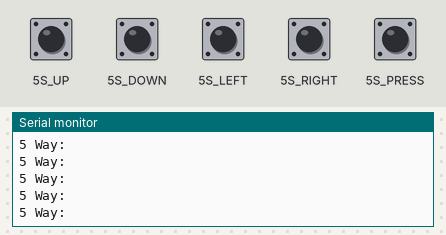
The sketch below on a simulated Seeed Wio Terminal. On the bench: the last lines printed to the serial monitor. The test bench sets the inputs (shaded band); at power-on: 5S_DOWN, 5S_LEFT, 5S_PRESS, 5S_RIGHT, 5S_UP HIGH.

Above: at 1.2 s.
1.3 s: 5S_UP pulled LOW for 0.25 s
At 1.56 s:
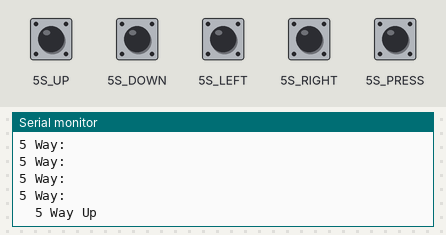
3.0 s: 5S_DOWN pulled LOW for 0.25 s
At 3.16 s:
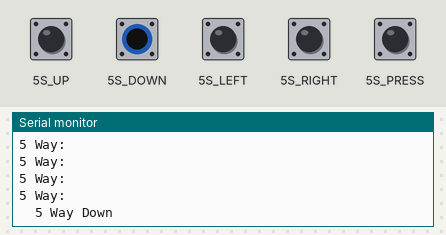
4.7 s: 5S_LEFT pulled LOW for 0.25 s
At 4.96 s:
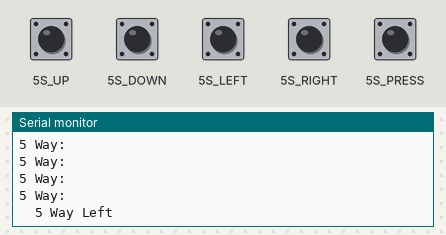
6.4 s: 5S_RIGHT pulled LOW for 0.25 s
At 6.56 s:
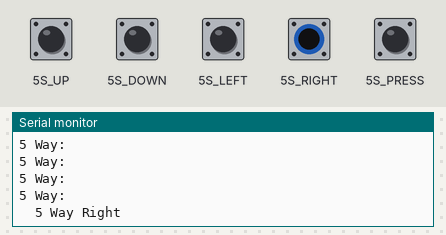
8.1 s: 5S_PRESS pulled LOW for 0.25 s
At 8.36 s:
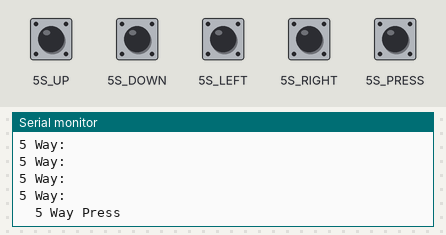

The sketch:

5way-switch.ino
```cpp
void setup() {
  Serial.begin(115200);
  pinMode(WIO_5S_UP, INPUT_PULLUP);
  pinMode(WIO_5S_DOWN, INPUT_PULLUP);
  pinMode(WIO_5S_LEFT, INPUT_PULLUP);
  pinMode(WIO_5S_RIGHT, INPUT_PULLUP);
  pinMode(WIO_5S_PRESS, INPUT_PULLUP);
}

void loop() {
  // put your main code here, to run repeatedly:
  Serial.println("5 Way:");
  if (digitalRead(WIO_5S_UP) == LOW) {
    Serial.println("  5 Way Up");
  }
  if (digitalRead(WIO_5S_DOWN) == LOW) {
    Serial.println("  5 Way Down");
  }
  if (digitalRead(WIO_5S_LEFT) == LOW) {
    Serial.println("  5 Way Left");
  }
  if (digitalRead(WIO_5S_RIGHT) == LOW) {
    Serial.println("  5 Way Right");
  }
  if (digitalRead(WIO_5S_PRESS) == LOW) {
    Serial.println("  5 Way Press");
  }
  delay(200);
}
```

Measured:
- after the input at 1.3 s, the serial monitor: prints a new line after 0.10 s (image 1)
- after the input at 3.0 s, the serial monitor: prints a new line at once (image 2)
- after the input at 4.7 s, the serial monitor: prints a new line after 0.10 s (image 3)
- after the input at 6.4 s, the serial monitor: prints a new line at once (image 4)
- after the input at 8.1 s, the serial monitor: prints a new line after 0.10 s (image 5)
